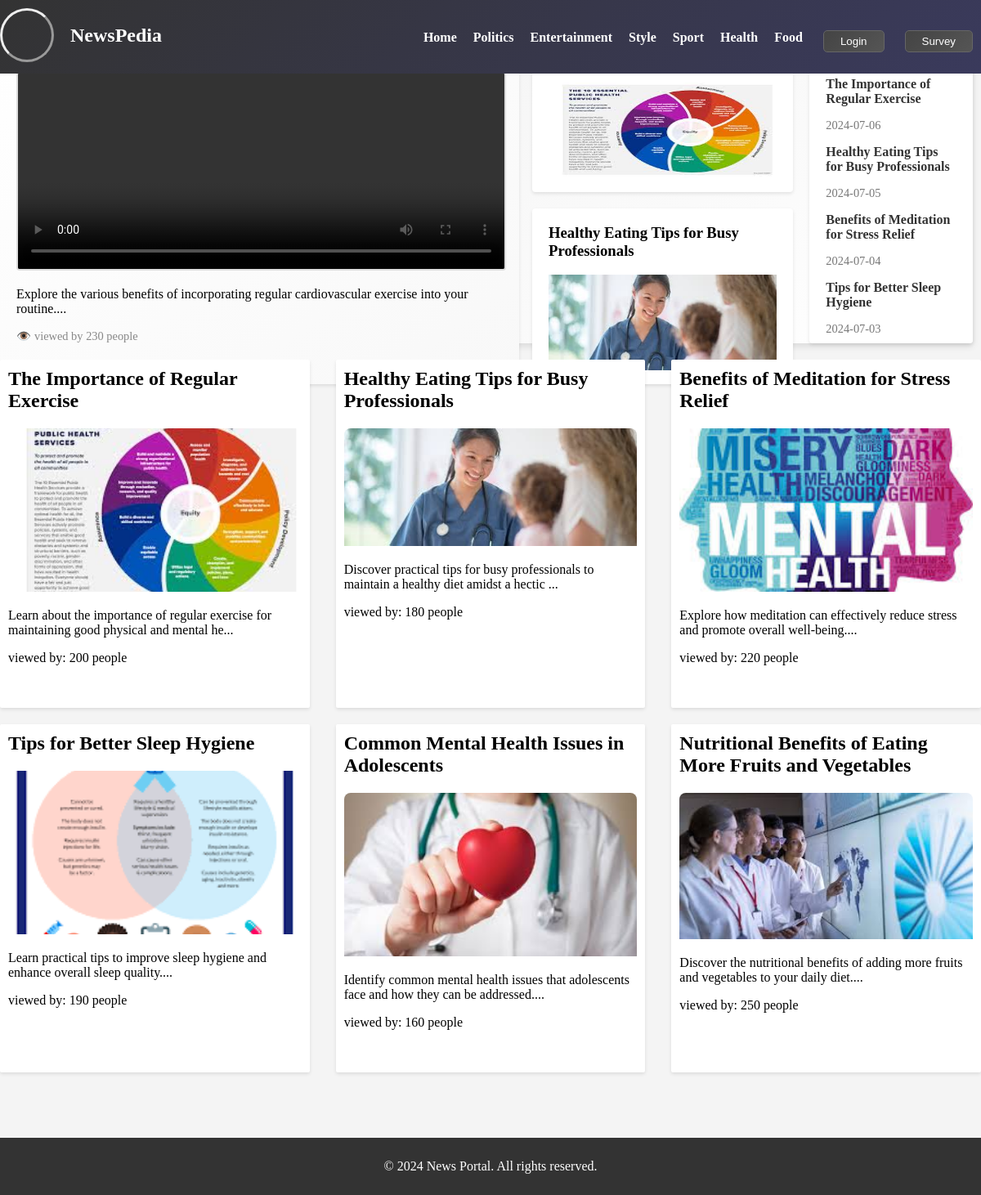
The app's page /Health.php with its own data.
### tables this page shows
CREATE TABLE `tblposts` (
  `id` int(11) NOT NULL,
  `PostTitle` longtext DEFAULT NULL,
  `CategoryId` int(11) DEFAULT NULL,
  `SubCategoryId` int(11) DEFAULT NULL,
  `PostDetails` longtext DEFAULT NULL,
  `PostingDate` timestamp NULL DEFAULT current_timestamp(),
  `UpdationDate` timestamp NULL DEFAULT NULL ON UPDATE current_timestamp(),
  `Is_Active` int(11) DEFAULT NULL,
  `PostUrl` mediumtext DEFAULT NULL,
  `PostImage` varchar(255) DEFAULT NULL,
  `viewCounter` int(11) DEFAULT NULL,
  `postedBy` varchar(255) DEFAULT NULL,
  `lastUpdatedBy` varchar(255) DEFAULT NULL
);

### Health.php (the view, shortened to what this page needs)
<!DOCTYPE html>
<html lang="en">
<head>
    <link rel="stylesheet" href="posts_style.css">
    <link rel="stylesheet" href="https://cdnjs.cloudflare.com/ajax/libs/font-awesome/6.5.1/css/all.min.css">
    <link rel="stylesheet" href="Homea.css">
</head>
<body>
<?php include('headermain.php')?>
    <main>
        <?php
        function fetchPostsByCategory() {
            $conn = mysqli_connect(DB_SERVER, DB_USER, DB_PASS, DB_NAME);
        $fullPath = $_SERVER['PHP_SELF'];
        $fileNameWithoutExtension = pathinfo($fullPath, PATHINFO_FILENAME);
        $cat_id_query = "SELECT id FROM tblcategory WHERE categoryName = '" . mysqli_real_escape_string($conn, $fileNameWithoutExtension) . "'";
        $result2 = $conn->query($cat_id_query);
        $row = $result2->fetch_assoc();
        $categoryID = $row['id'];
        return $categoryID;
    }
    ?>
    <section class="content">
    <div class="featured-article">
        <div class="article-content">
            <?php
            $conn = mysqli_connect(DB_SERVER, DB_USER, DB_PASS, DB_NAME);
            $fullPath = $_SERVER['PHP_SELF'];
            $fileNameWithoutExtension = pathinfo($fullPath, PATHINFO_FILENAME);
            $cat_id_query = "SELECT id FROM tblcategory WHERE categoryName = '" . mysqli_real_escape_string($conn, $fileNameWithoutExtension) . "'";
            $result2 = $conn->query($cat_id_query);
            if ($result2 && $result2->num_rows > 0) {
                $row = $result2->fetch_assoc();
                $categoryID = $row['id'];
                $sql = "SELECT id, PostTitle, PostDetails, PostingDate, PostImage, viewCounter
                        FROM tblposts
                        WHERE Is_Active=1 AND CategoryId = $categoryID
                        ORDER BY PostingDate DESC";
                $result = $conn->query($sql);
                if ($result && $result->num_rows > 0) {
    function isVideoByExtension($filePath) {
        $videoExtensions = ['mp4', 'avi', 'wmv', 'flv', 'mkv', 'mov', 'mpeg'];
        $fileExtension = pathinfo($filePath, PATHINFO_EXTENSION);
        return in_array(strtolower($fileExtension), $videoExtensions);
    }
    while ($row = $result->fetch_assoc()) {
        $filePath = $row['PostImage'];
        if (isVideoByExtension($filePath)) {
            echo '<a href="news-details.php?nid=' . htmlspecialchars($row['id'], ENT_QUOTES, 'UTF-8') . '">';
            echo '<h2>' . htmlspecialchars($row['PostTitle'], ENT_QUOTES, 'UTF-8') . '</h2>';
            echo '<video width="100%" height="240" controls autoplay loop>
                    <source src="admin/postimages/' . htmlspecialchars($filePath, ENT_QUOTES, 'UTF-8') . '" type="video/mp4">
                    Your browser does not support the video tag.
                  </video>';
            echo '<p>' . htmlspecialchars(substr($row['PostDetails'], 0, 100), ENT_QUOTES, 'UTF-8') . '...</p>';
            echo '<div class="meta">';
            echo '<span>viewed by ' . htmlspecialchars($row['viewCounter'], ENT_QUOTES, 'UTF-8') . ' people</span>';
            echo '</div>';
            echo'</a>';
            break;
        }
    }
} else {
    echo "No posts found.";
}}
?>
        </div>
        <div class="side-articles">
            <?php
          $conn = mysqli_connect(DB_SERVER, DB_USER, DB_PASS, DB_NAME);
            $cat=fetchPostsByCategory();
            $sql = "SELECT id, PostTitle, PostDetails, PostingDate, PostImage FROM tblposts WHERE Is_Active=1 && CategoryId = $cat ORDER BY PostingDate DESC LIMIT 2";
            $result = $conn->query($sql);
            if ($result->num_rows > 0) {
                while($row = $result->fetch_assoc()) {
                    echo '<div class="side-article">';
                    echo '<a href="news-details.php?nid=' . htmlspecialchars($row['id'], ENT_QUOTES, 'UTF-8') . '">';
                    echo '<h3 class="heading">' . $row['PostTitle'] . '</h3>';
                    echo '<img src="admin/postimages/' . $row['PostImage'] . '" alt="" height="60%" width="100%">';
                    echo'</a>';
                    echo '</div>';
                }
            } else {
                echo "<p>No side articles found.</p>";
            }
            ?>
        </div>
        <aside class="recent-news">
            <h3>Recent News</h3>
            <ul>
                <?php
                $conn = mysqli_connect(DB_SERVER,DB_USER,DB_PASS,DB_NAME);
                $cat=fetchPostsByCategory();
                $sql = "SELECT id, PostTitle,DATE(PostingDate) as PostingDate  FROM tblposts WHERE Is_Active=1 && CategoryId = $cat ORDER BY PostingDate DESC LIMIT 4";
                $result = $conn->query($sql);
                if ($result->num_rows > 0) {
                    while($row = $result->fetch_assoc()) {
                        $postID = htmlspecialchars($row['id'], ENT_QUOTES, 'UTF-8');
                        $postTitle = htmlspecialchars($row['PostTitle'], ENT_QUOTES, 'UTF-8');
                        $postingDate = htmlspecialchars($row['PostingDate'], ENT_QUOTES, 'UTF-8');
                        echo '<li>';
                        echo '<a href="news-details.php?nid=' . $postID . '">' . $postTitle . '</a>';
                        echo '<span class="time">' . $postingDate . '</span>';
                        echo '</li>';
                    }
                } else {
                    echo "<li>No recent news found.</li>";
                }
                ?>
            </ul>
        </aside>
    </div>
</section>
    <section class="mycontent">
        <div class="mycontainer">
            <div class="featured-article1">
                <?php
                $conn = mysqli_connect(DB_SERVER,DB_USER,DB_PASS,DB_NAME);
                $cat=fetchPostsByCategory();
                $sql = "SELECT id, PostTitle, PostDetails, PostingDate, PostImage,viewCounter FROM tblposts WHERE Is_Active=1 && CategoryId = $cat ORDER BY PostingDate DESC";
                $result = $conn->query($sql);
                if ($result->num_rows > 0) {
                    echo '<section class="mycontent">';
                    echo '<div class="mycontainer">';
                    $count = 0;
                    while ($row = $result->fetch_assoc()) {
                        if ($count >= 6) {
                            break;
                        }
                        if ($count % 3 == 0) {
                            if ($count > 0) {
                                echo '</div>';
                            }
                            echo '<div class="featured-article1">';
                        }
                        $imagePath = 'admin/postimages/' . htmlspecialchars($row['PostImage'], ENT_QUOTES, 'UTF-8');
                        if (getimagesize($imagePath)) {
                        echo '<div class="article-content1">';
                        echo '<a href="news-details.php?nid=' . htmlspecialchars($row['id'], ENT_QUOTES, 'UTF-8') . '">';
                        echo '<h2>' . htmlspecialchars($row['PostTitle'], ENT_QUOTES, 'UTF-8') . '</h2>';
                        echo '<img src="admin/postimages/' . htmlspecialchars($row['PostImage'], ENT_QUOTES, 'UTF-8') . '" alt=""  height="50%" width="100%">';
                        echo '<p>' . htmlspecialchars(substr($row['PostDetails'], 0, 90), ENT_QUOTES, 'UTF-8') . '...</p>';
                        echo '<span>viewed by: ' . htmlspecialchars($row['viewCounter'], ENT_QUOTES, 'UTF-8') . ' people</span>';
                        echo '</a>';
                        echo '</div>';
                        $count++;
                    }}
                    if ($count > 0) {
                        echo '</div>';
                    }
                    echo '</div>';
                    echo '</section>';
                }
                ?>
            </div>
        </div>
    </section>
</main>
    <footer>
        <p>&copy; 2024 News Portal. All rights reserved.</p>
    </footer>
</body>
</html>

### posts_style.css (style rules this page uses)
main { display: flex; flex-direction: column; align-items: center; width: 100%; max-width: 1200px; padding: 20px; }
.content { display: flex; width: 100%; margin-bottom: 20px; }
.featured-article { display: flex; flex-direction: row; margin-right: 10px; background-color: #f4f4f4; border-radius: 4px; box-shadow: 0 2px 4px rgba(0, 0, 0, 0.1); height: 100%; width: 100%; }
.side-articles { padding-left: 1rem; }
.featured-article h2 { margin-top: 0; }
.featured-article1 { display: flex; width: 100%; gap: 2rem; margin-bottom: 20px; }
.article-content1 { width: 100%; padding: 20px; border-radius: 4px; box-shadow: 0 2px 4px rgba(0, 0, 0, 0.1); height: 100%; }
.featured-article1 .article-content1 { border-radius: 2px; box-shadow: 0 2px 4px rgba(0, 0, 0, 0.1); height: 400px; width: 100%; padding-bottom: 1rem; }
.featured-article1 h2 { margin-top: 0; }
.meta { display: flex; justify-content: space-between; color: #777; }
.side-articles { flex: 2; display: flex; flex-direction: column; gap: 20px; }
.side-article { background-color: rgb(255, 255, 255); padding: 20px; padding-top:0; border-radius: 4px; box-shadow: 0 2px 4px rgba(0, 0, 0, 0.1); height: 190px; }
.recent-news { flex: 1; margin-left: 20px; background-color: white; padding: 20px; border-radius: 4px; box-shadow: 0 2px 4px rgba(0, 0, 0, 0.1); }
.recent-news h3 { margin-top: 0; border-bottom: 2px solid #333; padding-bottom: 10px; margin-bottom: 20px; }
.recent-news ul { list-style: none; padding: 0; }
.recent-news ul li { margin-bottom: 15px; }
.recent-news ul li a { text-decoration: none; color: #333; font-weight: bold; }
.recent-news ul li .time { display: block; color: #777; font-size: 0.9em; margin-top: 5px; }
footer { width: 100%; background-color: #333; color: white; padding: 10px 0; text-align: center; margin-top: 20px; }
.mycontent { width: 100%; }
.mycontainer { width: 100%; display: flex; flex-direction: column; overflow: auto; }
.mycontainer .featured-article1 { display: flex; flex: 1; }
.mycontainer .article-content1 { width: 100%; }
.article-content1 { background-color: #fff; }
a { text-decoration: none; color: #000; }
.side-article { height: 240px; }

### records on screen
tblposts: PostTitle "Benefits of Regular Cardiovascular Exercise", PostDetails "Explore the various benefits of incorporating regular cardiovascular exercise into your routine.", viewCounter "230"
tblposts: PostTitle "The Importance of Regular Exercise", PostImage (picture), postingDate "2024-07-06", PostDetails "Learn about the importance of regular exercise for maintaining good physical and mental he", viewCounter "200"
tblposts: PostTitle "Healthy Eating Tips for Busy Professionals", PostImage (picture), postingDate "2024-07-05", PostDetails "Discover practical tips for busy professionals to maintain a healthy diet amidst a hectic", viewCounter "180"
tblposts: PostTitle "Benefits of Meditation for Stress Relief", postingDate "2024-07-04", PostImage (picture), PostDetails "Explore how meditation can effectively reduce stress and promote overall well-being.", viewCounter "220"
tblposts: PostTitle "Tips for Better Sleep Hygiene", postingDate "2024-07-03", PostImage (picture), PostDetails "Learn practical tips to improve sleep hygiene and enhance overall sleep quality.", viewCounter "190"
tblposts: PostTitle "Common Mental Health Issues in Adolescents", PostImage (picture), PostDetails "Identify common mental health issues that adolescents face and how they can be addressed.", viewCounter "160"
tblposts: PostTitle "Nutritional Benefits of Eating More Fruits and Vegetables", PostImage (picture), PostDetails "Discover the nutritional benefits of adding more fruits and vegetables to your daily diet.", viewCounter "250"
